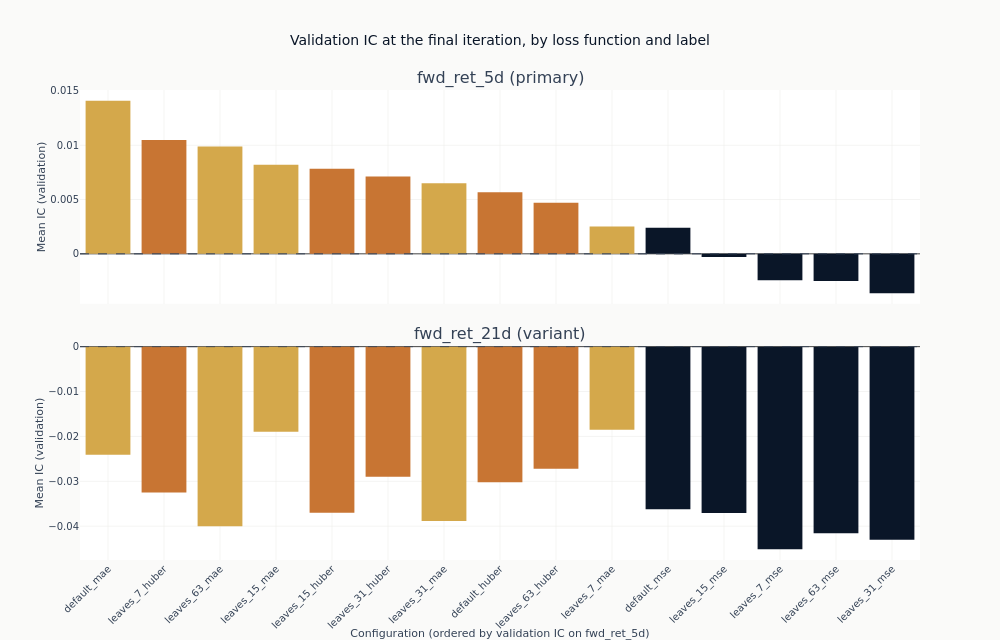

Here is the notebook cell this chart was saved with:
### Markdown cell above
### Comparing every configuration at the same training length

The curves are coloured by objective because that is the axis with a mechanism behind it. If
heavy tails are steering the squared-error fits, the three colours should separate, and they
should separate more as trees are added, since each additional tree is fitted to the residuals
the previous ones left.

The chart below drops the checkpoint dimension by taking each configuration's final state, so
every configuration is compared at the same amount of training. That is the comparison that does
not require choosing anything after the fact. The configurations are held in one order across
the panels - their ranking on the primary label - so a panel that does not descend is a horizon
that orders the grid differently.

### Code cell
final = (
    catalog.filter(pl.col("checkpoint_value") == pl.col("checkpoint_value").max().over("label"))
    .filter("full_coverage")
    .with_columns(objective=pl.col("config_name").map_elements(objective_of, return_dtype=pl.Utf8))
    .sort(["label", "ic_mean"], descending=[False, True])
)
final_iteration = int(final.get_column("checkpoint_value").max())
config_order = (
    final.filter(pl.col("label") == order_label)
    .sort("ic_mean", descending=True)
    .get_column("config_name")
    .to_list()
)

fig_obj = make_subplots(
    rows=len(panel_labels),
    cols=1,
    shared_xaxes=True,
    vertical_spacing=0.09,
    subplot_titles=[
        f"{label} ({'primary' if label == primary else 'variant'})" for label in panel_labels
    ],
)
for row, label in enumerate(panel_labels, start=1):
    panel = final.filter(pl.col("label") == label)
    fig_obj.add_trace(
        go.Bar(
            x=panel.get_column("config_name").to_list(),
            y=panel.get_column("ic_mean").to_list(),
            marker_color=[objectives[value] for value in panel.get_column("objective")],
        ),
        row=row,
        col=1,
    )
    fig_obj.add_hline(
        y=0, line_width=1, line_dash="dash", line_color=COLORS["neutral"], row=row, col=1
    )
    fig_obj.update_yaxes(title_text="Mean IC (validation)", row=row, col=1)
fig_obj.update_xaxes(
    categoryorder="array",
    categoryarray=config_order,
    tickangle=-45,
    title_text=f"Configuration (ordered by validation IC on {order_label})",
    row=len(panel_labels),
    col=1,
)
fig_obj.update_layout(
    title="Validation IC at the final iteration, by loss function and label",
    height=320 * len(panel_labels),
    width=1000,
    showlegend=False,
    margin=dict(t=90),
)
show_plotly_with_alt(
    fig_obj,
    "Stacked bar charts of mean validation information coefficient at the final boosting "
    "iteration, coloured by loss function: dark navy for squared error, gold for absolute error, "
    "copper for Huber. The configurations are in the same order in each panel, that order being "
    f"their ranking on {order_label}, and each panel carries a dashed zero line. Every bar in the "
    "five-day panel rises above the line, from 0.026 down to 0.006, led by four copper Huber bars "
    "and a gold one. Every bar in the 21-day panel hangs below it, and the two longest there are "
    "navy squared-error bars near -0.042 that sit seventh and thirteenth in the panel above.",
)

### Figure 1 — Plotly figure (JSON) as saved in the notebook; plotly's stock layout.template omitted (floating-point values rounded to 4 significant figures)
{"data": [{"marker": {"color": ["#D4A84B", "#C87533", "#D4A84B", "#D4A84B", "#C87533", "#C87533", "#D4A84B", "#C87533", "#C87533", "#D4A84B", "#0a1628", "#0a1628", "#0a1628", "#0a1628", "#0a1628"]}, "type": "bar", "x": ["default_mae", "leaves_7_huber", "leaves_63_mae", "leaves_15_mae", "leaves_15_huber", "leaves_31_huber", "leaves_31_mae", "default_huber", "leaves_63_huber", "leaves_7_mae", "default_mse", "leaves_15_mse", "leaves_7_mse", "leaves_63_mse", "leaves_31_mse"], "xaxis": "x", "y": [0.0141, 0.01049, 0.009884, 0.008212, 0.007833, 0.007132, 0.006495, 0.005672, 0.004707, 0.002522, 0.002403, -0.0002891, -0.002438, -0.002508, -0.003621], "yaxis": "y"}, {"marker": {"color": ["#D4A84B", "#D4A84B", "#D4A84B", "#C87533", "#C87533", "#C87533", "#C87533", "#0a1628", "#C87533", "#0a1628", "#D4A84B", "#D4A84B", "#0a1628", "#0a1628", "#0a1628"]}, "type": "bar", "x": ["leaves_7_mae", "leaves_15_mae", "default_mae", "leaves_63_huber", "leaves_31_huber", "default_huber", "leaves_7_huber", "default_mse", "leaves_15_huber", "leaves_15_mse", "leaves_31_mae", "leaves_63_mae", "leaves_63_mse", "leaves_31_mse", "leaves_7_mse"], "xaxis": "x2", "y": [-0.01854, -0.01894, -0.0241, -0.02722, -0.02896, -0.03019, -0.03251, -0.03624, -0.03698, -0.03707, -0.03885, -0.04, -0.04158, -0.04302, -0.04515], "yaxis": "y2"}], "layout": {"annotations": [{"font": {"size": 16}, "showarrow": false, "text": "fwd_ret_5d (primary)", "x": 0.5, "xanchor": "center", "xref": "paper", "y": 1.0, "yanchor": "bottom", "yref": "paper"}, {"font": {"size": 16}, "showarrow": false, "text": "fwd_ret_21d (variant)", "x": 0.5, "xanchor": "center", "xref": "paper", "y": 0.455, "yanchor": "bottom", "yref": "paper"}], "height": 640, "margin": {"t": 90}, "shapes": [{"line": {"color": "#334155", "dash": "dash", "width": 1}, "type": "line", "x0": 0, "x1": 1, "xref": "x domain", "y0": 0, "y1": 0, "yref": "y"}, {"line": {"color": "#334155", "dash": "dash", "width": 1}, "type": "line", "x0": 0, "x1": 1, "xref": "x2 domain", "y0": 0, "y1": 0, "yref": "y2"}], "showlegend": false, "title": {"text": "Validation IC at the final iteration, by loss function and label"}, "width": 1000, "xaxis": {"anchor": "y", "domain": [0.0, 1.0], "matches": "x2", "showticklabels": false}, "xaxis2": {"anchor": "y2", "categoryarray": ["default_mae", "leaves_7_huber", "leaves_63_mae", "leaves_15_mae", "leaves_15_huber", "leaves_31_huber", "leaves_31_mae", "default_huber", "leaves_63_huber", "leaves_7_mae", "default_mse", "leaves_15_mse", "leaves_7_mse", "leaves_63_mse", "leaves_31_mse"], "categoryorder": "array", "domain": [0.0, 1.0], "tickangle": -45, "title": {"text": "Configuration (ordered by validation IC on fwd_ret_5d)"}}, "yaxis": {"anchor": "x", "domain": [0.545, 1.0], "title": {"text": "Mean IC (validation)"}}, "yaxis2": {"anchor": "x2", "domain": [0.0, 0.455], "title": {"text": "Mean IC (validation)"}}}}
